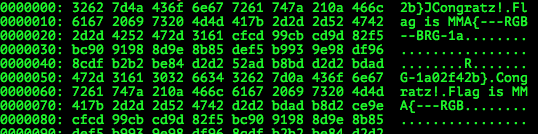
#> input picture mma-ctf-2015/stego/miyako-350/xxd.png, 538 x 134 px
$ python picdiff.py xxd.png   (Python 2 division)
#> lines starting #> are read from the running program, lines starting #| are printed output that depends on the picture
from PIL import Image
import sys
im = Image.open(sys.argv[1])
#> im is the input picture: PIL image 538x134 RGB; mean R, G, B 7, 55.3, 10
pix = im.load()
width, height = im.size
#> width = 538; height = 134

msg=''
for h in range(1,height):
	for w in range(1,width,2):
		nr=ng=nb=0
		r,g,b=pix[w,h]
		pr,pg,pb=pix[w-1,h]
		db = b-pb
		if db<0:
			pix[w,h]=(256,256,256)
			msg+='0'
		else:
			pix[w,h]=(0,0,0)
			msg+='1'
		pix[w-1,h]=(128,128,128)
print msg
#> (printed output is left out)
im.show()
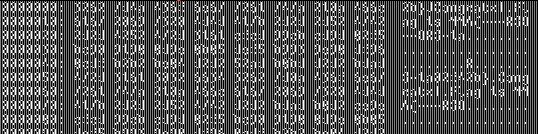
#> shown: PIL image 538x134 RGB; mean R, G, B 85.2, 85.2, 85.2
